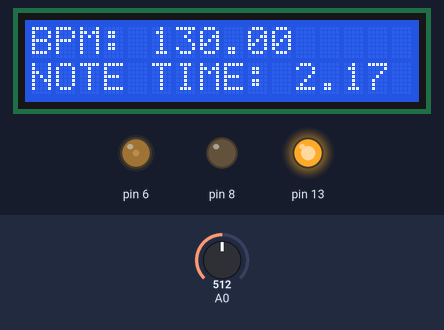
Bench run of a sketch on a simulated Arduino Uno, built with avr-gcc and run on an emulated ATmega328P. Shown: 16×2 character LCD, output pins drawn as LEDs (lit = HIGH). Inputs (shaded band) come from the test bench; at power-on: A0 = 512.

Above: at 1.2 s.
1.3 s: A0 set to 0
At 3.7 s:
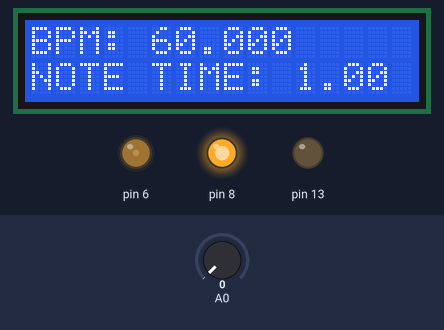
4.4 s: A0 set to 511
At 6.16 s:
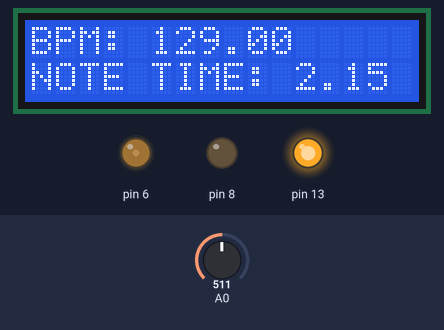
7.8 s: A0 set to 306
At 9.2 s:
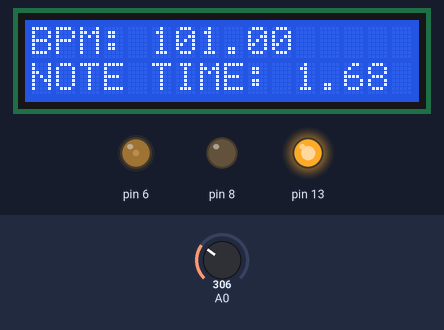
Timing chart, 0 to 16.8 s (numbered marks = the images above; inputs shaded):
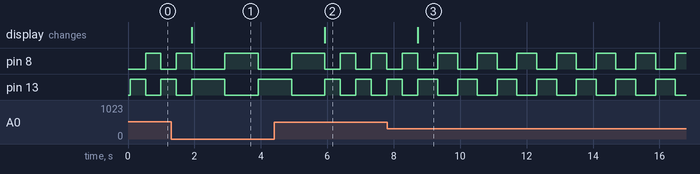

The sketch:

SilentMetronome.ino
```cpp
// C++ code
//
#include <LiquidCrystal.h>

const float segundos = 60;
float bpm = 0;
float esperaMilisegundos = 0;
float hitPerSec = 0;

LiquidCrystal lcd(12, 11, 5, 4, 3, 2); //Arduino digital ports used.

void setup()
{
  pinMode(A0, INPUT);
  Serial.begin(9600);

  pinMode(13, OUTPUT);
  pinMode(8, OUTPUT);

  lcd.begin(16, 2); //Seting 16 coluns and 2 lines of LCD
  pinMode(6,OUTPUT);
  analogWrite(6,50); //pin 6 gives constrast 50 replacing potetiometer.
}

void loop()
{
  //Potetiometer config to bpm
  bpm = map(analogRead(A0), 0, 1023, 60, 200);
  //Config time to led stay high and down, simulating metronome
  esperaMilisegundos = 1000/(bpm/segundos);
  hitPerSec = bpm/segundos;

  //LCD Config
  lcd.setCursor(0,0);
  lcd.print("BPM: "+(String)bpm);
  lcd.setCursor(0,1);
  lcd.print("NOTE TIME: "+(String)hitPerSec);

  //Leds config
  digitalWrite(13, HIGH);
  digitalWrite(8, LOW);
  delay(esperaMilisegundos); // Wait for 1000 * batidas millisecond(s)
  digitalWrite(13, LOW);
  digitalWrite(8, HIGH);
  delay(esperaMilisegundos); // Wait for 1000 * batidas millisecond(s)
}
```

Measured:
- after the input at 1.3 s, the display: changes after 0.62 s (image 1)
- after the input at 4.4 s, the display: changes after 1.5 s (image 2)
- after the input at 7.8 s, the display: changes after 0.93 s (image 3)
- by itself, pin 8: repeats every 1.2 s: LOW 0.59 s, HIGH 0.60 s
- by itself, pin 13: repeats every 1.2 s: HIGH 0.59 s, LOW 0.60 s
